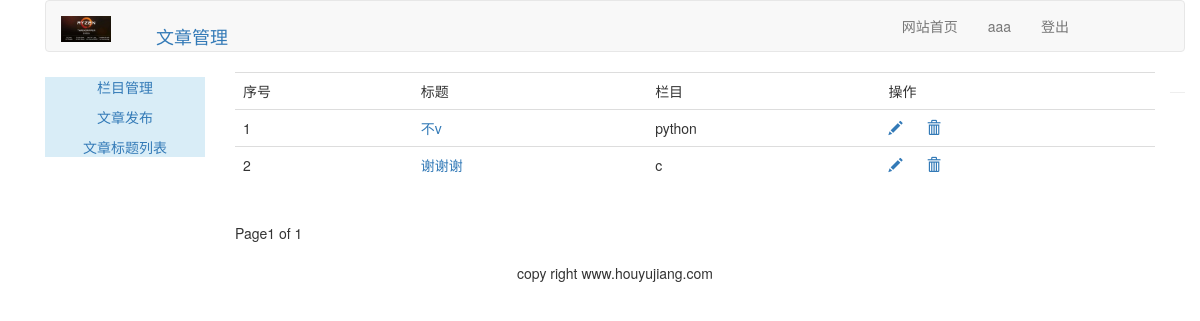
Before: /article/article-list/ (signed in) with the older database file.
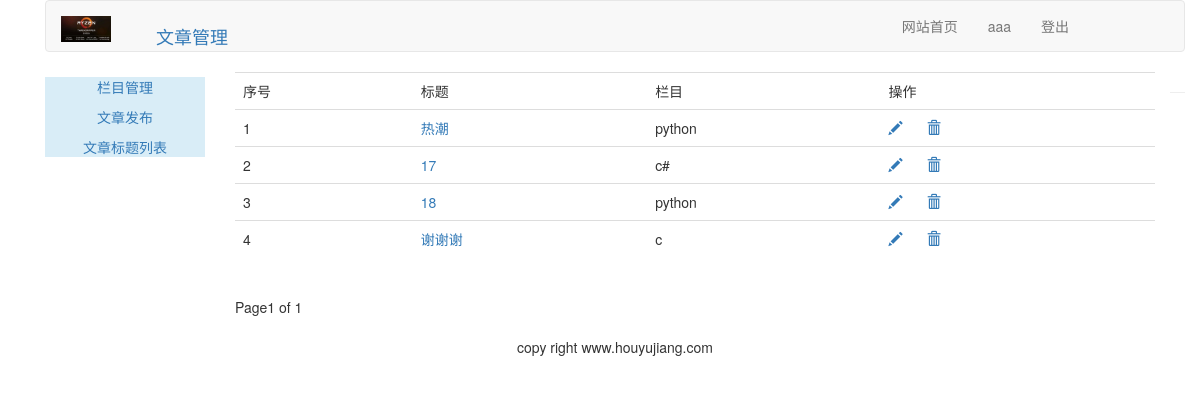
After: the same page with the newer database file.
### article/models.py (models this page shows, shortened)
class ArticlePost(models.Model):
    author = models.ForeignKey(User, related_name='article')
    title = models.CharField(max_length=200)
    slug = models.SlugField(max_length=500)
    column = models.ForeignKey(ArticleColumn, related_name='article_column')
    body = models.TextField()
    created = models.DateTimeField(default=timezone.now())
    updated = models.DateTimeField(auto_now=True)
    class Meta:
        ordering = ('-updated',)
        index_together = (('id','slug'),)
    def get_absolute_url(self):
        return reverse('article:article_detail',args=[self.id ,self.slug])

class ArticleColumn(models.Model):
    user = models.ForeignKey(User,related_name='article_column')
    column = models.CharField(max_length=200)
    created = models.DateField(auto_now_add=True)
    def __str__(self):
        return self.column

### article/views.py (the view)
@login_required(login_url='account/login')
def article_list(request):
    article_list= ArticlePost.objects.filter(author=request.user)
    paginator = Paginator(article_list,4)
    page = request.GET.get('page')
    try :
        current_page = paginator.page(page)
        articles = current_page.object_list
    except PageNotAnInteger:
        current_page = paginator.page(1)
        articles = current_page.object_list
    except EmptyPage :
        current_page = paginator.page(paginator.num_pages)
        articles = current_page.object_list
    return render(request,'article/column/article_list.html',{'articles':articles,'page':current_page})

### templates/article/column/article_list.html (shortened to what this page needs)
{% extends 'article/base.html' %}
{% load staticfiles %}
{% block content %}
<div >
    <table id="table1" class="table table-hover">
        <tr>
            <td>序号</td>
             <td>标题</td>
             <td>栏目</td>
             <td>操作</td>
        </tr>
        {% for article in articles %}
        <tr id="{{ article.id }}">
            <td>{{ forloop.counter }}</td>
            <td><a href="{{ article.get_absolute_url }}">{{ article.title }}</a></td>
            <td>{{ article.column }}</td>
            <td>
                <a name="edit" href="{% url 'article:redit_article' article.id %}">
                    <span class="glyphicon glyphicon-pencil"></span>
                </a>
                <a name="delete" href="javascript:" onclick="del_article(this,{{ article.id }})">
                    <span class="glyphicon glyphicon-trash" style="margin-left: 20px;"></span>
                </a>
            </td>
        </tr>
        {% endfor %}
    </table>
    {% include 'paginator.html' %}
</div>
{% endblock %}

### templates/article/base.html (shortened to what this page needs)
{% load staticfiles %}
<!DOCTYPE html>
<html lang="zh-cn">
<head>
    <link rel="stylesheet" href="{% static 'css/bootstrap.css' %}">
</head>
<body>
    <div class="container">
        {% include 'article/header.html' %}
        <div class="col-md-2">
            {% include 'article/leftslider.html' %}
        </div>
        <div class="col-md-10">
            {% block content %}
            {% endblock %}
        </div>
    {% include 'footer.html' %}
    </div>
</body>
</html>

### templates/article/header.html (shortened to what this page needs)
{% load staticfiles %}
<div class="container" style="color: red">
    <nav class="navbar navbar-default" role="navigation" >
        <div class="navbar-header">
            <a class="navbar-brand" href="1" >
                <img  src="{% static '/images/w.jpg' %}" width="50px">
            </a>
        </div>
        <div>
            <ul class="nav navbar-brand" role="tablist">
                <li><a href="{% url 'article:article_column' %}">文章管理</a> </li>
            </ul>
            <ul class="nav navbar-nav navbar-right" style="margin-right: 100px">
                <li>
                    <a href="{% url 'blog:blog_title' %}">网站首页</a>
                </li>
                <li>
                    <a> <span>{{ user.username }}</span></a>
                </li>
                <li>
                    <a href="{% url 'account:user_logout' %}">登出</a>
                </li>
            </ul>
        </div>
    </nav>
</div>

### templates/article/leftslider.html
<div class="bg-info">
    <div class="text-center" style="margin-top: 5px">
        <p><a href="{% url 'article:article_column' %}">栏目管理</a></p>
        <p><a href="{% url 'article:article_post' %}">文章发布</a></p>
        <p><a href="{% url 'article:article_list' %}">文章标题列表</a></p>
    </div>
</div>

### templates/paginator.html (shortened to what this page needs)
<div class="pagination">
    <span class="step-links">
    <span class="current">
        Page{{ page.number }} of {{ page.paginator.num_pages }}
    </span>
    </span>
</div>

### templates/footer.html
<div class="container">
    <hr>
    <p class="text-center">copy right www.houyujiang.com</p>
</div>

Changed rows visible on the page:
added ArticlePost: title "热潮", column "python"
changed ArticlePost (number 2 of 4 on the later page): title "不v" → "17"; column "python" → "c#"
added ArticlePost: title "18", column "python"
